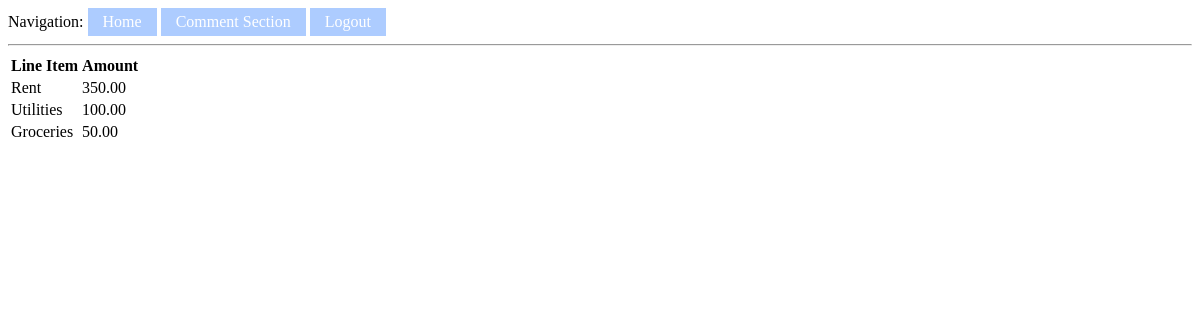
Page /viewbudget/5 (signed in) on the committed database.
### app/models.py (models this page shows)
class LineItem(db.Model):
	__tablename__= 'lineitems'
	id=db.Column(db.Integer, primary_key=True)
	category = db.Column(db.String(50))
	amount = db.Column(db.Float(precision=2))
	budget_name=db.Column(db.String(100))
	username = db.Column(db.String(64))

### app/routes.py (the view)
@app.route('/viewbudget/<id>' , methods = ['GET', 'POST'])
def viewbudget(id):
	bud=Budget.query.filter_by(id=int(id))
	for b in bud:
		budget_name=b.budget_name
	line_items = LineItem.query.filter_by(username=current_user.username, budget_name=budget_name)
	categories = []
	amounts = []
	for l in line_items:
		categories+=[l.category]
		amounts += [round(Decimal(l.amount),2)]
	return render_template('viewbudget.html', categories = categories, amounts = amounts, length = len(categories))

### app/models.py (called while the page is built)
@login.user_loader
def load_user(id):
	return User.query.get(int(id))

### app/templates/viewbudget.html
{% extends "base.html" %}
{% block content %}
<table>
	<tr>
		<th>Line Item</th>
		<th>Amount</th>
	</tr>
	{% for i in range(length) %}
	<tr>
		<td>{{categories[i]}}</td>
		<td>{{amounts[i]}}</td>
	</tr>
	{% endfor %}
</table>
{% endblock %}

### rows in the picture
LineItem: category "Rent"
LineItem: category "Utilities"
LineItem: category "Groceries"

### other values in the picture
{{ amounts[i] }} "350.00" "100.00" "50.00"
